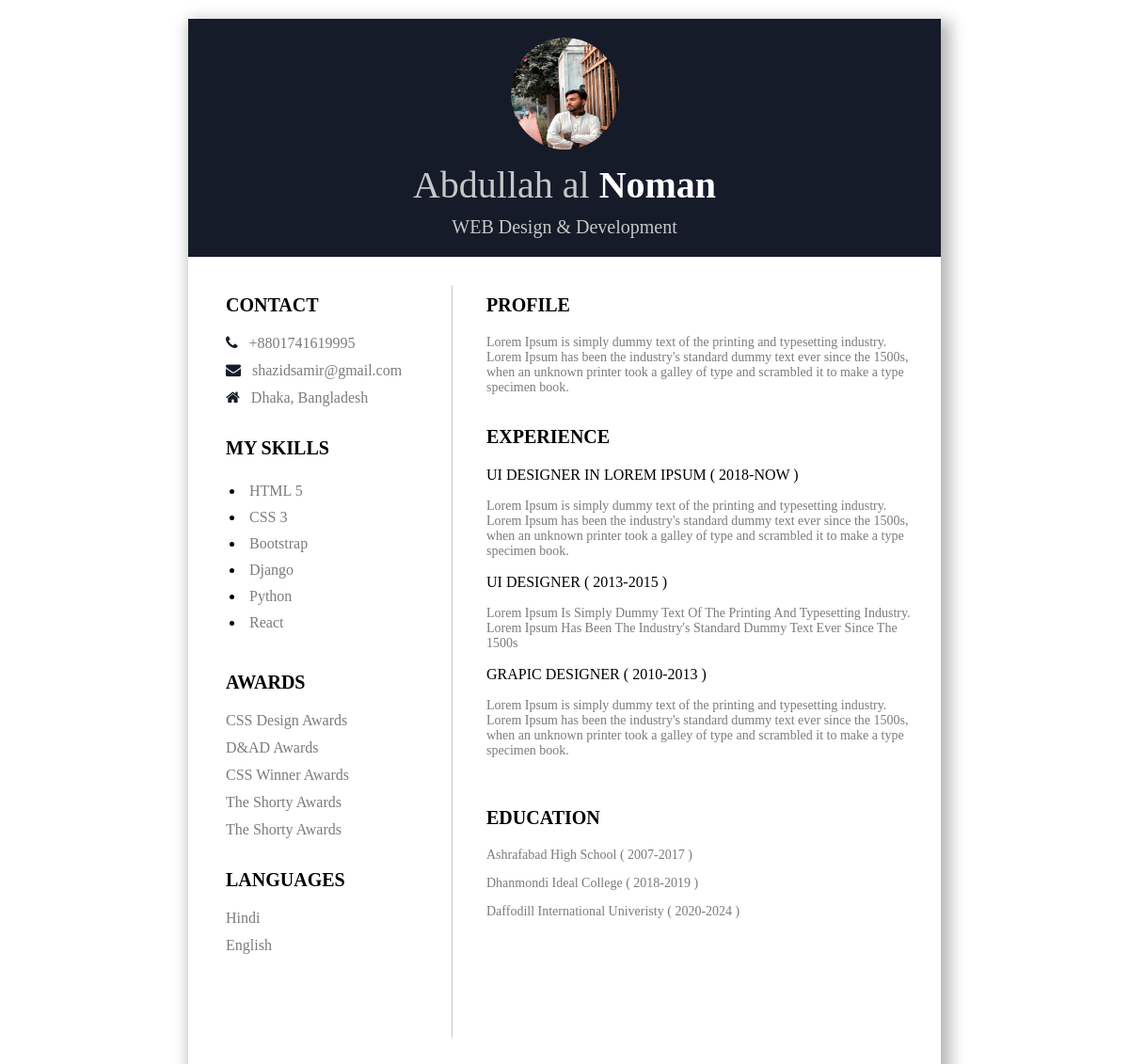
The page /view/16 on the database its author committed.
### app/models.py (models this page shows, shortened)
class ResumeList(models.Model):
    user = models.ForeignKey(User, on_delete=models.CASCADE, null=True, blank=True)
    date = models.DateField(auto_now_add=True, )
    first_name = models.CharField(max_length=30, null=True, blank=True)
    last_name = models.CharField(max_length=20, null=True, blank=True)
    phone_number = models.TextField(max_length=20, null=True, blank=True)
    email = models.EmailField(null=True, blank=True)
    address = models.TextField(max_length=100, null=True, blank=True)
    skill_01 = models.CharField(max_length=20, null=True, blank=True)
    skill_02 = models.CharField(max_length=20, null=True, blank=True)
    skill_03 = models.CharField(max_length=20, null=True, blank=True)
    skill_04 = models.CharField(max_length=20, null=True, blank=True)
    skill_05 = models.CharField(max_length=20, null=True, blank=True)
    skill_06 = models.CharField(max_length=20, null=True, blank=True)
    award_01 = models.CharField(max_length=20, null=True, blank=True)
    award_02 = models.CharField(max_length=20, null=True, blank=True)
    award_03 = models.CharField(max_length=20, null=True, blank=True)
    award_04 = models.CharField(max_length=20, null=True, blank=True)
    award_05 = models.CharField(max_length=20, null=True, blank=True)
    language_01 = models.CharField(max_length=20, null=True, blank=True)
    language_02 = models.CharField(max_length=20, null=True, blank=True)
    title = models.TextField(max_length=200, null=True, blank=True)
    profession = models.CharField(max_length=50, null=True, blank=True)
    profile_detail = models.TextField(max_length=500, null=True, blank=True)
    profile_pic = models.ImageField(upload_to='Picture/', default='default.jpg', null=True, blank=True)
    job_title_01 = models.CharField(max_length=100, null=True, blank=True)
    j1_j_d = models.TextField(null=True, blank=True)
    j1_l_d = models.TextField(null=True, blank=True)
    job_details_01 = models.TextField(max_length=500, null=True, blank=True)
    job_title_02 = models.CharField(max_length=100, null=True, blank=True)
    j2_j_d = models.TextField(null=True, blank=True)
    j2_l_d = models.TextField(null=True, blank=True)
    job_details_02 = models.TextField(max_length=500, null=True, blank=True)
    job_title_03 = models.CharField(max_length=100, null=True, blank=True)
    j3_j_d = models.TextField(null=True, blank=True)
    j3_l_d = models.TextField(null=True, blank=True)
    job_details_03 = models.TextField(max_length=500, null=True, blank=True)
    school = models.TextField(max_length=60, null=True, blank=True)
    s_j_d = models.TextField(null=True, blank=True)
    s_l_d = models.TextField(null=True, blank=True)
    college = models.TextField(max_length=60, null=True, blank=True)
    c_j_d = models.TextField(null=True, blank=True)
    c_l_d = models.TextField(null=True, blank=True)
    university = models.TextField(max_length=60, null=True, blank=True)
    u_j_d = models.TextField(null=True, blank=True)
    u_l_d = models.TextField(null=True, blank=True)

### app/views.py (the view)
# urls.py: path('view/<int:id>', view_cv, name='view_cv'),
def view_cv(request, id):
    items = ResumeList.objects.get(id=id)
    return render(request, 'view_cv.html', locals())

### template/view_cv.html (shortened to what this page needs)
<!DOCTYPE html>
{% load static %}
<html>
<head>
    <link rel="stylesheet" type="text/css" href="{% static 'assets/css/style.css'%}"/>
    <link rel="stylesheet" href="https://cdnjs.cloudflare.com/ajax/libs/font-awesome/4.7.0/css/font-awesome.min.css">
</head>
<body>
<div class="main">
    <div class="top-section">
        <img src="{{ items.profile_pic.url }}" class="profile"/>
        <p class="p1"><span> {{ items.first_name }} </span>{{ items.last_name }}</p>
        <p class="p2">{{ items.profession }}</p>
    </div>
    <div class="col-div-4">
        <div class="content-box" style="padding-left: 40px;">
            <p class="head">Contact</p>
            <p class="p3"><i class="fa fa-phone" aria-hidden="true"></i> &nbsp;&nbsp;{{ items.phone_number }}</p>
            <p class="p3"><i class="fa fa-envelope" aria-hidden="true"></i> &nbsp;&nbsp;{{ items.email }}</p>
            <p class="p3"><i class="fa fa-home" aria-hidden="true"></i> &nbsp;&nbsp;{{ items.address }}</p>
            <br/>
            <p class="head">my skills</p>
            <ul class="skills">
                <li><span>{{ items.skill_01 }}</span></li>
                <li><span>{{ items.skill_02 }}</span></li>
                <li><span>{{ items.skill_03 }}</span></li>
                <li><span>{{ items.skill_04 }}</span></li>
                <li><span>{{ items.skill_05 }}</span></li>
                <li><span>{{ items.skill_06 }}</span></li>
            </ul>
            <br/>
            <p class="head">awards</p>
            <p class="p3">{{ items.award_01 }}</p>
            <p class="p3">{{ items.award_02 }}</p>
            <p class="p3">{{ items.award_03 }}</p>
            <p class="p3">{{ items.award_04 }}</p>
            <p class="p3">{{ items.award_05 }}</p>
            <br/>
            <p class="head">Languages</p>
            <p class="p3">{{ items.language_01 }}</p>
            <p class="p3">{{ items.language_02 }}</p>
        </div>
    </div>
    <div class="line"></div>
    <div class="col-div-8">
        <div class="content-box">
            <p class="head">profile</p>
            <p class="p3" style="font-size: 14px;">{{ items.profile_detail }}</p>
            <br/>
            <p class="head">EXPERIENCE</p>
            <p>{{ items.job_title_01 }} ( {{ items.j1_j_d }}-{{ items.j1_l_d }} )</p>
            <p class="p-4">
                {{ items.job_details_01 }}</p>
            <p>{{ items.job_title_02 }} ( {{ items.j2_j_d }}-{{ items.j2_l_d }} )</p>
            <p class="p-4">
                {{ items.job_details_02 }}
            </p>
            <p>{{ items.job_title_03 }} ( {{ items.j3_j_d }}-{{ items.j3_l_d }} )</p>
            <p class="p-4">
                {{ items.job_details_03 }}</p>
            <br/>
            <p class="head">Education</p>
            <p class="p-4">{{ items.school }} ( {{ items.s_j_d }}-{{ items.s_l_d }} )</p>
            <p class="p-4">{{ items.college }} ( {{ items.c_j_d }}-{{ items.c_l_d }} )</p>
            <p class="p-4">{{ items.university }} ( {{ items.u_j_d }}-{{ items.u_l_d }} )</p>
        </div>
    </div>
</div>
<br/>
</body>
</html>

### static/assets/css/style.css (style rules this page uses)
.main { height: 1150px; width: 800px; background-color: white; box-shadow: 5px 7px 15px 5px #b9b6b6; margin: 20px auto; }
.top-section { background-color:#151b29; text-align: center; padding: 20px; }
.profile { width: 115px; border-radius: 50%; height: 119px; }
.p1 { color: white; font-size: 40px; font-weight: bold; margin: 0px; margin-top: 10px; }
.p1 span { font-weight: 100; color: #c7c7c7; }
.p2 { font-size: 20px; color: #c7c7c7; margin: 0px; margin-top: 10px; }
.col-div-4 { width: 35%; float: left; }
.col-div-8 { width: 62%; float: left; }
.line { border-left: 1px solid #c7c7c7; height: 800px; width: 2%; margin-top: 30px; float:left; }
.content-box { padding: 20px; }
.head { font-size: 20px; text-transform: uppercase; font-weight: 600; }
.p3 { color: #7b7b7b; margin-bottom: -5px; }
.fa { color: #151b29; }
.skills { margin-left: -20px; margin-bottom: 0px; }
.skills li { padding: 5px; }
.skills li span { color: #7b7b7b; }
.p-4 { font-size: 14px; color: #7b7b7b; }

### rows shown on the page
ResumeList: profile_pic (picture), first_name "Abdullah al", last_name "Noman", profession "WEB Design & Development", phone_number "+8801741619995", email "shazidsamir@gmail.com", address "Dhaka, Bangladesh", skill_01 "HTML 5", skill_02 "CSS 3", skill_03 "Bootstrap", skill_04 "Django", skill_05 "Python", skill_06 "React", award_01 "CSS Design Awards", award_02 "D&AD Awards", award_03 "CSS Winner Awards", award_04 "The Shorty Awards", award_05 "The Shorty Awards", language_01 "Hindi", language_02 "English", profile_detail "Lorem Ipsum is simply dummy text of the printing and typesetting industry. Lorem Ipsum has been the industry's standard dummy text ever since the 1500s, when an unknown printer took a galley of type and scrambled it to make a type specimen book.", job_title_01 "UI DESIGNER IN LOREM IPSUM", j1_j_d "2018", j1_l_d "NOW", job_details_01 "Lorem Ipsum is simply dummy text of the printing and typesetting industry. Lorem Ipsum has been the industry's standard dummy text ever since the 1500s, when an unknown printer took a galley of type and scrambled it to make a type specimen book.", job_title_02 "UI DESIGNER", j2_j_d "2013", j2_l_d "2015", job_details_02 "Lorem Ipsum Is Simply Dummy Text Of The Printing And Typesetting Industry. Lorem Ipsum Has Been The Industry's Standard Dummy Text Ever Since The 1500s", job_title_03 "GRAPIC DESIGNER", j3_j_d "2010", j3_l_d "2013", job_details_03 "Lorem Ipsum is simply dummy text of the printing and typesetting industry. Lorem Ipsum has been the industry's standard dummy text ever since the 1500s, when an unknown printer took a galley of type and scrambled it to make a type specimen book.", school "Ashrafabad High School", s_j_d "2007", s_l_d "2017", college "Dhanmondi Ideal College", c_j_d "2018", c_l_d "2019", university "Daffodill International Univeristy", u_j_d "2020", u_l_d "2024"
